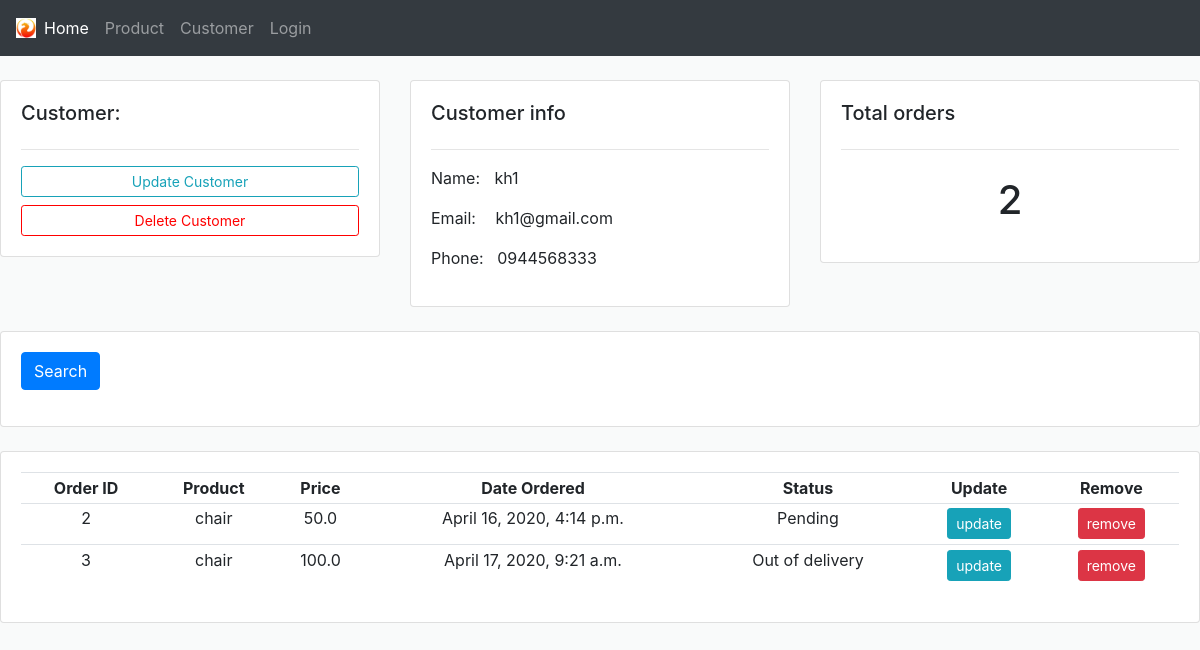
The app's page /customer/1/ with its own data.
### accounts/models.py (models this page shows, shortened)
class Customer(models.Model):
  name = models.CharField(max_length=200)
  phone = models.CharField(max_length=13, null=True)
  email = models.CharField(max_length=200, null=True)
  date_created = models.DateTimeField(auto_now_add=True)

class Order(models.Model):
  STATUS = (
    ('Pending','Pending' ),
    ('Out of delivery', 'Out of delivery'),
    ('Delivered', 'Delivered'),
  )
  customer = models.ForeignKey(Customer,null=True, on_delete=models.SET_NULL)
  product = models.ManyToManyField(Product)
  cost = models.FloatField(null=True)
  date_created = date_created = models.DateTimeField(auto_now_add=True)
  status = models.CharField(max_length=20, null=True, choices=STATUS)

class Product(models.Model):
  CATELOGY = (
    ('Indoor', 'Indoor'),
    ('Outdoor', 'Outdoor'),
  )
  name = models.CharField(max_length=200)
  price = models.FloatField(null=True)
  catalogy = models.CharField(max_length=200, null=True, choices=CATELOGY)
  description = models.CharField(max_length=200, null=True, blank=True)
  date_created = models.DateTimeField(auto_now_add=True)
  tags = models.ManyToManyField(Tag)
  def __str__ (self):
    return self.name

### accounts/views.py (the view)
# urls.py: path('customer/<str:pk>/', views.customer_profile, name='customer_profile')
def customer_profile(request, pk):
    customer = Customer.objects.get(id=pk)
    order = Order.objects.filter(customer=customer)
    total_orders = order.count()
    context = {'customer': customer,'total_orders':total_orders,'order':order }
    return render(request, 'accounts/customer.html', context)

### accounts/templates/accounts/customer.html
{% extends 'accounts/main.html'%}
{% block content%}
<br>
<div class="row">
  <div class="col-md">
    <div class="card card-body">
      <h5>Customer:</h5>
      <hr>
      <a class="btn btn-outline-info btn-sm btn-block" href="#">Update Customer</a>
      <a class="btn btn-outline-info btn-sm btn-block" href="#" style="border-color: red;color: red;">Delete Customer</a>
    </div>
  </div>
  <div class="col-md">
    <div class="card card-body">
      <h5>Customer info</h5>
      <hr>
      <p>Name: <span style="margin-left: 10px;">{{ customer.name }} </span></p>
      <p>Email: <span style="margin-left: 15px;">{{ customer.email }} </span></p>
      <p>Phone: <span style="margin-left: 9px;">{{ customer.phone }} </span></p>
    </div>
  </div>
  <div class="col-md">
    <div class="card card-body">
      <h5>Total orders</h5>
      <hr>
      <h1 style="text-align: center;padding: 10px;"> {{ total_orders }}</h1>
    </div>
  </div>
</div>
<br>
<div class="row">
  <div class="col">
    <div class="card card-body">
      <form method="get">
        <button class="btn btn-primary" type="submit">Search</button>
      </form>
    </div>
  </div>
</div>
<br>
<div class="row">
  <div class="col-md">
    <div class=" card card-body">
      <table class="table table-sm">
        <tr>
          <th>Order ID</th>
          <th>Product</th>
          <th>Price</th>
          <th>Date Ordered</th>
          <th>Status</th>
          <th>Update</th>
          <th>Remove</th>
        </tr>
        {% for o in order %}
        <tr>
          <td>{{ o.id }}</td>
          <td>{{ o.product.all|join:"," }}</td>
          <td>{{ o.cost }}</td>
          <td>{{ o.date_created }}</td>
          <td>{{ o.status }}</td>
          <td><a class="btn btn-sm btn-info" href="#">update</a></td>
          <td><a class="btn btn-sm btn-danger"href="#">remove</a></td>
        </tr>
        {% endfor %}
      </table>
    </div>
  </div>
</div>
{% endblock %}

### static/css/main.css (style rules this page uses)
body { background-color: rgb(249, 250, 250); font-family: "Palatino Linotype", "Book Antiqua", Palatino, serif"; }
th,td { text-align: center; }

### records on screen
Customer: name "kh1", email "kh1@gmail.com", phone "0944568333"
Order: id "2", product.all "chair", cost "50.0", date_created "April 16, 2020, 4:14 p.m.", status "Pending"
Order: id "3", product.all "chair", cost "100.0", date_created "April 17, 2020, 9:21 a.m.", status "Out of delivery"

### other values on screen
{{ total_orders }} "2"
